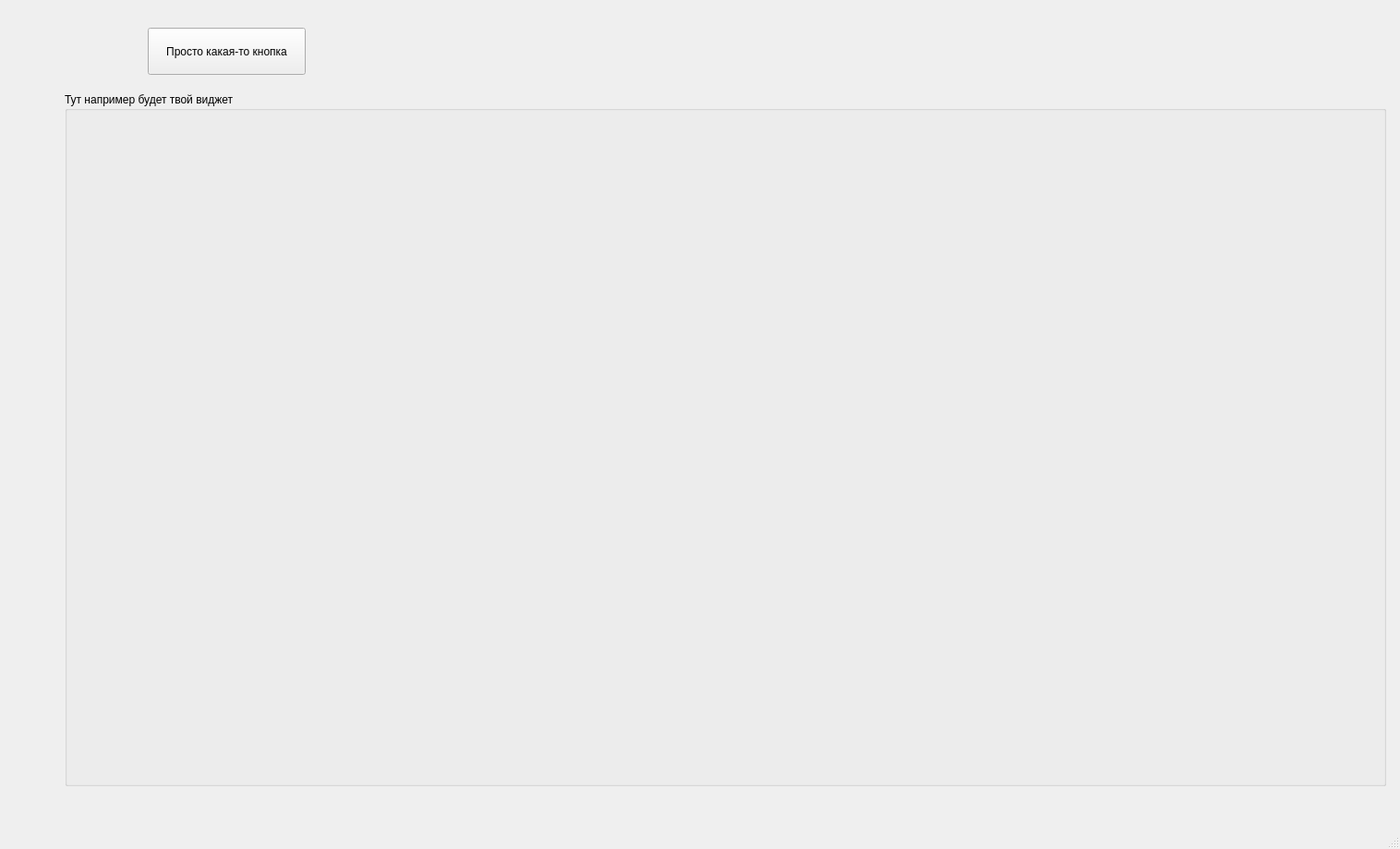
<?xml version="1.0" encoding="UTF-8"?>
<ui version="4.0">
 <class>MainWindow</class>
 <widget class="QMainWindow" name="MainWindow">
  <property name="geometry">
   <rect>
    <x>0</x>
    <y>0</y>
    <width>1516</width>
    <height>919</height>
   </rect>
  </property>
  <property name="windowTitle">
   <string>MainWindow</string>
  </property>
  <widget class="QWidget" name="centralwidget">
   <widget class="QGroupBox" name="groupBox">
    <property name="geometry">
     <rect>
      <x>70</x>
      <y>100</y>
      <width>1431</width>
      <height>751</height>
     </rect>
    </property>
    <property name="title">
     <string>Тут например будет твой виджет</string>
    </property>
   </widget>
   <widget class="QPushButton" name="pushButton">
    <property name="geometry">
     <rect>
      <x>160</x>
      <y>30</y>
      <width>171</width>
      <height>51</height>
     </rect>
    </property>
    <property name="text">
     <string>Просто какая-то кнопка</string>
    </property>
   </widget>
  </widget>
  <widget class="QMenuBar" name="menubar">
   <property name="geometry">
    <rect>
     <x>0</x>
     <y>0</y>
     <width>1516</width>
     <height>26</height>
    </rect>
   </property>
  </widget>
  <widget class="QStatusBar" name="statusbar"/>
 </widget>
 <resources/>
 <connections/>
</ui>
